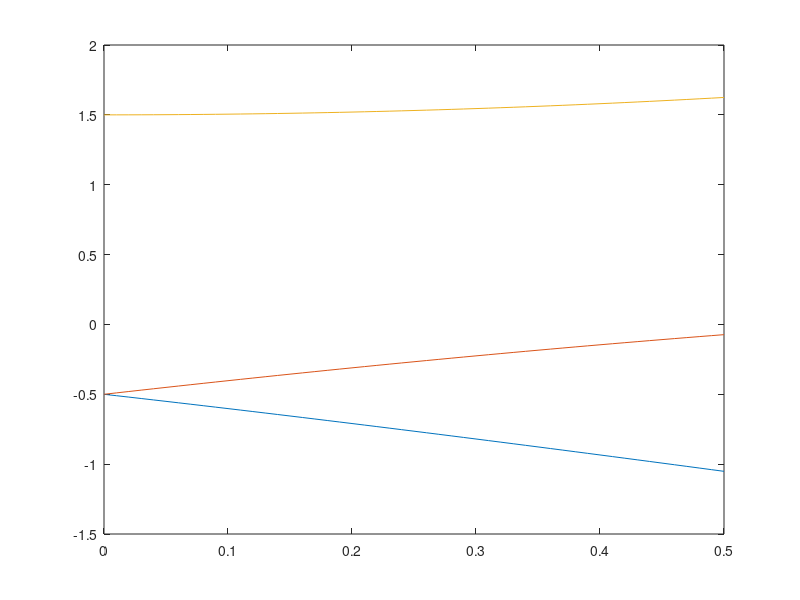

MATLAB code to generate this figure:
clear;
clc;
format long
tic;

a = 0:0.01:0.5;
na = length(a);
U = 1;
E_k = -1;
e2_store = zeros(3,na);
for i = 1:na
    b = a(i);
    H2 = [-U/2 b b;
        b E_k+U/2 0;
        b 0 -E_k+U/2];
    e2 = eig(H2);
    e2_store(:,i) = e2;
end

figure;
plot(a,e2_store)

toc;